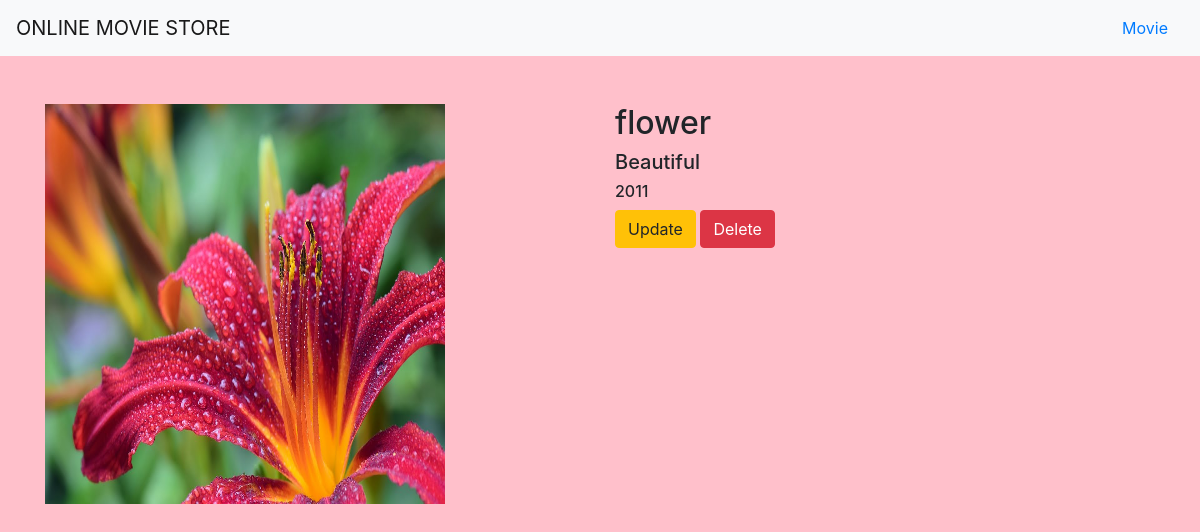
The app's page /movie/6/ with its own data.
### movieapp/models.py (models this page shows, shortened)
class Movie(models.Model):
    name=models.CharField(max_length=250)
    desc=models.TextField()
    year=models.IntegerField()
    img=models.ImageField(upload_to='gallery',null = True)

### movieapp/views.py (the view)
# urls.py: path('movie/<int:movie_id>/',views.detail,name="detail"),
def detail(request,movie_id):
    movie = Movie.objects.get(id=movie_id)
    return render(request,'detail.html',{'movie':movie})

### templates/detail.html
{% extends 'base.html' %}
{% block body %}
<div class="container">
    <div class="row">
        <div class ="col-md-6">
            <img src = "{{movie.img.url}}" width="400" height="400">
        </div>
        <div class ="col-md-6">
            <h2>{{movie.name}}</h2>
            <h5>{{movie.desc}}</h5>
            <h6>{{movie.year}}</h6>
            <a class="btn btn-warning" href = "{% url 'movieapp:update' movie.id %}">Update</a>
            <a class= "btn btn-danger" href = "{% url 'movieapp:delete' movie.id %}">Delete</a>
        </div>
    </div>
</div>
{% endblock %}

### static/style.css (style rules this page uses)
body { background-color : pink; }

### records on screen
Movie: img (picture), name "flower", desc "Beautiful", year "2011"
